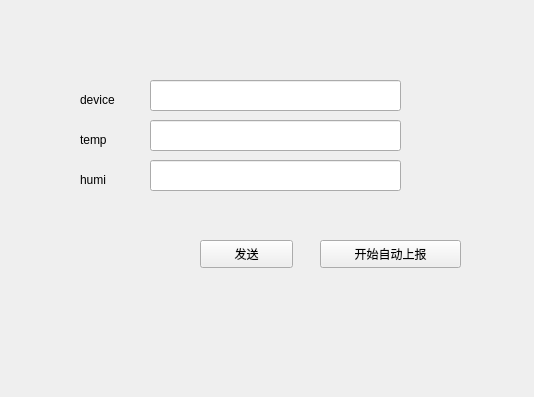
<?xml version="1.0" encoding="UTF-8"?>
<ui version="4.0">
 <class>Chat</class>
 <widget class="QWidget" name="Chat">
  <property name="geometry">
   <rect>
    <x>0</x>
    <y>0</y>
    <width>534</width>
    <height>397</height>
   </rect>
  </property>
  <property name="windowTitle">
   <string>Form</string>
  </property>
  <widget class="QLineEdit" name="lineEdit">
   <property name="geometry">
    <rect>
     <x>150</x>
     <y>80</y>
     <width>251</width>
     <height>31</height>
    </rect>
   </property>
  </widget>
  <widget class="QPushButton" name="sendButton">
   <property name="geometry">
    <rect>
     <x>200</x>
     <y>240</y>
     <width>93</width>
     <height>28</height>
    </rect>
   </property>
   <property name="text">
    <string>发送</string>
   </property>
  </widget>
  <widget class="QLineEdit" name="lineEdit_3">
   <property name="geometry">
    <rect>
     <x>150</x>
     <y>120</y>
     <width>251</width>
     <height>31</height>
    </rect>
   </property>
  </widget>
  <widget class="QLineEdit" name="lineEdit_4">
   <property name="geometry">
    <rect>
     <x>150</x>
     <y>160</y>
     <width>251</width>
     <height>31</height>
    </rect>
   </property>
  </widget>
  <widget class="QLabel" name="label_2">
   <property name="geometry">
    <rect>
     <x>80</x>
     <y>90</y>
     <width>69</width>
     <height>19</height>
    </rect>
   </property>
   <property name="text">
    <string>device</string>
   </property>
  </widget>
  <widget class="QLabel" name="label_3">
   <property name="geometry">
    <rect>
     <x>80</x>
     <y>130</y>
     <width>69</width>
     <height>19</height>
    </rect>
   </property>
   <property name="text">
    <string>temp</string>
   </property>
  </widget>
  <widget class="QLabel" name="label_4">
   <property name="geometry">
    <rect>
     <x>80</x>
     <y>170</y>
     <width>69</width>
     <height>19</height>
    </rect>
   </property>
   <property name="text">
    <string>humi</string>
   </property>
  </widget>
  <widget class="QPushButton" name="autoButton">
   <property name="geometry">
    <rect>
     <x>320</x>
     <y>240</y>
     <width>141</width>
     <height>28</height>
    </rect>
   </property>
   <property name="text">
    <string>开始自动上报</string>
   </property>
  </widget>
 </widget>
 <resources/>
 <connections/>
</ui>
